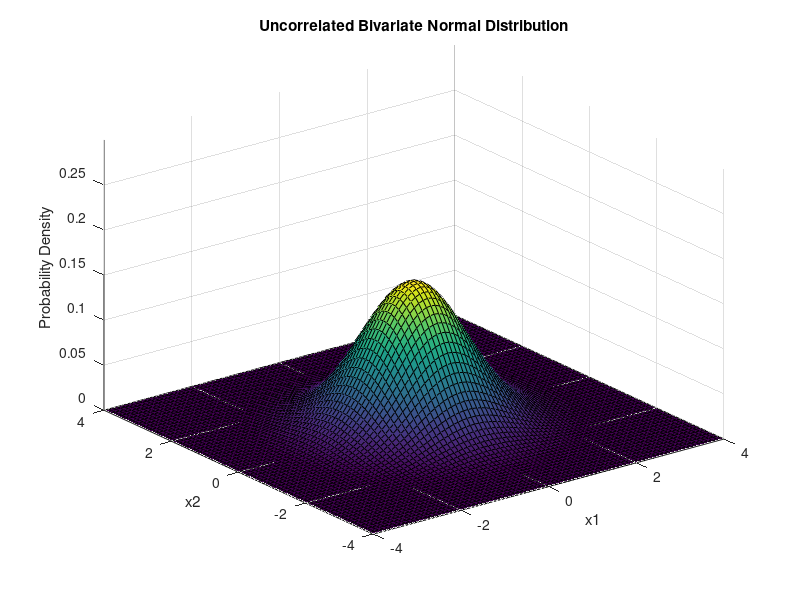
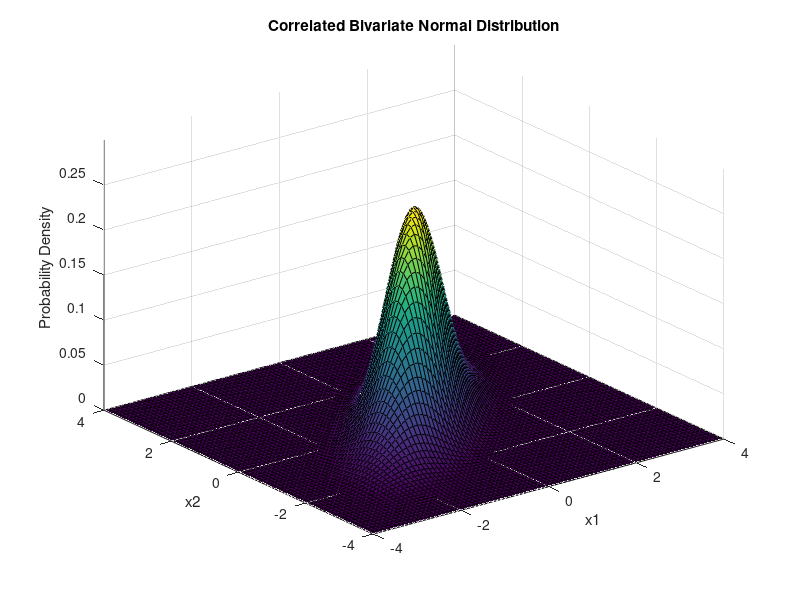

Here is the MATLAB script that generated these plots, in order:
%filename: normal_pdf.m
%Author: Matheus Lima-Cornejo <https://limacornejo.github.io>
%Maintainer: Matheus Lima-Cornejo <https://limacornejo.github.io>
%Description: This file produces the plots for bivariate normal dist.
%Copyright (C) 2025, all rights reserved

%Simulation of Bivariate Normal

%% 1. Create a grid of evenly spaced points in two-dimensional space
x1 = -4:0.1:4;
x2 = -4:0.1:4;
[X1,X2] = meshgrid(x1,x2);
X = [X1(:) X2(:)];

%% 2. Uncorrelated (Independent)

% Define the parameters mu_i and Sigma_i
mu_i = [0 0];
Sigma_i = [1 0; 0 1];

% Evaluate the pdf of the normal distribution at the grid points
y_i = mvnpdf(X,mu_i,Sigma_i);
y_i = reshape(y_i,length(x2),length(x1));

% Plot the pdf values
figure
surf(x1,x2,y_i)
axis([-4 4 -4 4 0 0.3])
xlabel('x1')
ylabel('x2')
zlabel('Probability Density')
title('Uncorrelated Bivariate Normal Distribution')

%% 3. Correlated

% Define the parameters mu_c and Sigma_c
mu_c = [0 0];
Sigma_c = [1 0.75; 0.75 1];

% Evaluate the pdf of the normal distribution at the grid points
y_c = mvnpdf(X,mu_c,Sigma_c);
y_c = reshape(y_c,length(x2),length(x1));

% Check whether Sigma_c symmetric positive definite
try chol(Sigma_c)
    disp('Matrix is symmetric positive definite.')
catch ME
    disp('Matrix is not symmetric positive definite')
end

% Plot the pdf values
figure
surf(x1,x2,y_c)
axis([-4 4 -4 4 0 0.3])
xlabel('x1')
ylabel('x2')
zlabel('Probability Density')
title('Correlated Bivariate Normal Distribution')